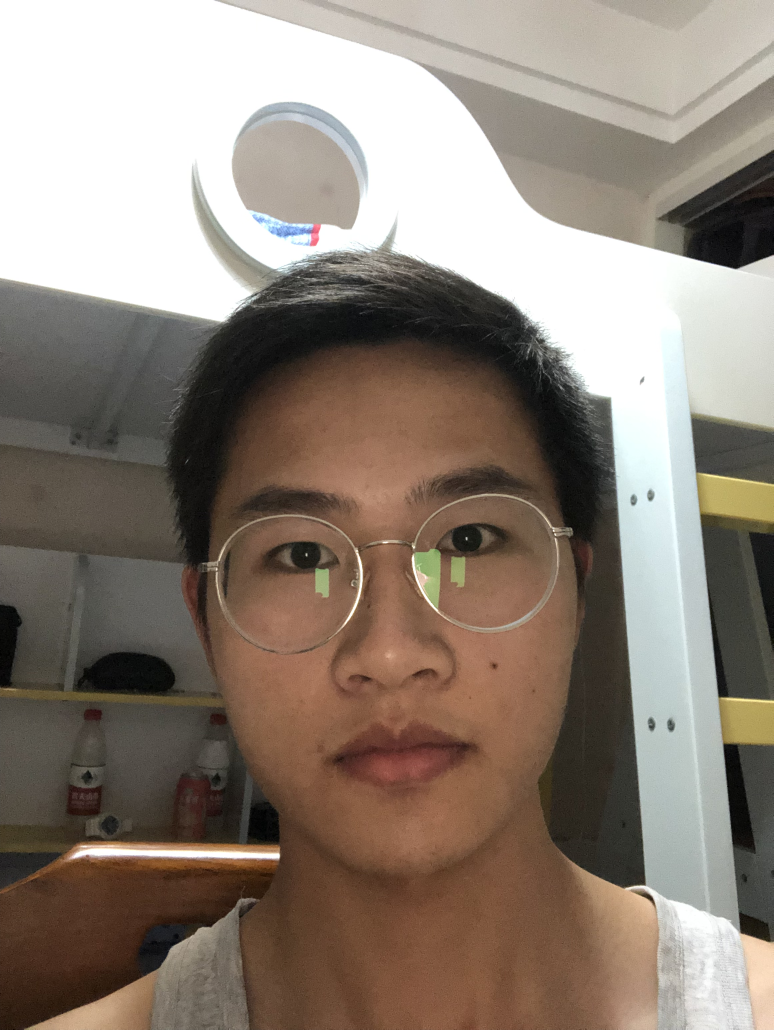
#> input picture America_python/TestCode/images/he.jpg, 2320 x 3088 px, found by its file name (shown at 1/3 size)
$ python '白平衡.py'
#> lines starting #> are read from the running program, lines starting #| are printed output that depends on the picture; long printed decimals are rounded
#!/usr/bin/env python
# -*- coding: utf-8 -*-
# @Time : 2019/7/29 19:13
# @Author : chenxin
# @Site :
# @File : 白平衡.py
# @Software: PyCharm
import cv2
import matplotlib.pyplot as plt

import numpy as np
from matplotlib import pyplot as plt
res = cv2.imread(r'images\he.jpg')
#> res is the input picture: shape (3088, 2320, 3); mean B, G, R 118.8, 129.6, 141.9
img=cv2.resize(res,(300,480),interpolation=cv2.INTER_CUBIC)
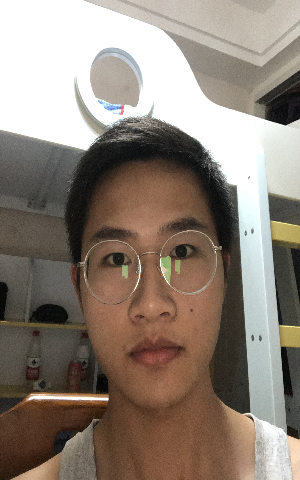
#> img: shape (480, 300, 3); mean B, G, R 118.8, 129.6, 141.9
#img = cv2.imread('images/4.jpg')
b, g, r = cv2.split(img)
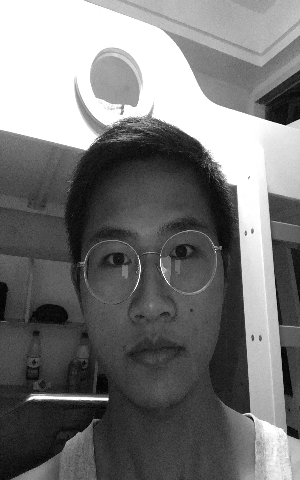
#> b: shape (480, 300); min 0, max 255, mean 118.8
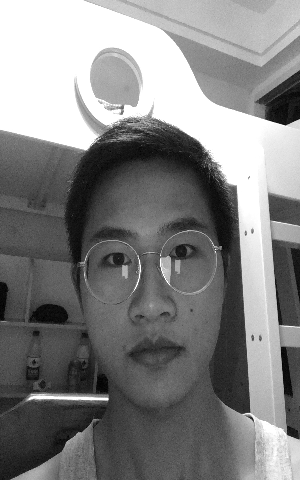
#> g: shape (480, 300); min 0, max 255, mean 129.6
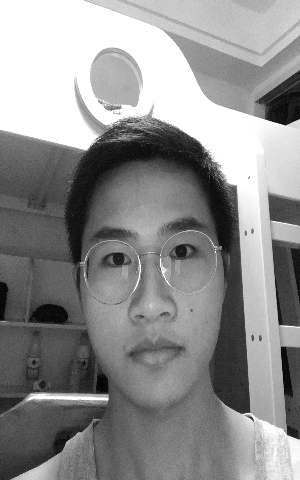
#> r: shape (480, 300); min 0, max 255, mean 141.9
cv2.imshow('yuantu', img)
"""
YUV空间
"""
def con_num(x):
    if x > 0:
        return 1
    if x < 0:
        return -1
    if x == 0:
        return 0

yuv_img = cv2.cvtColor(img, cv2.COLOR_BGR2YCrCb)
#> yuv_img: shape (480, 300, 3); mean of channels 0, 1, 2 132, 135, 120.5
(y, u, v) = cv2.split(yuv_img)
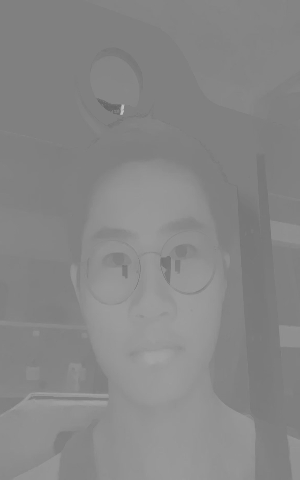
#> u: shape (480, 300); min 102, max 194, mean 135
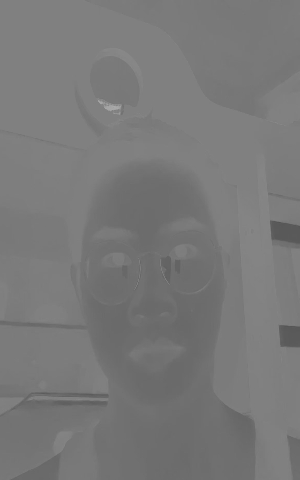
#> v: shape (480, 300); min 83, max 170, mean 120.5
# y, u, v = cv2.split(img)
m, n = y.shape
#> m = 480; n = 300
sum_u, sum_v = 0, 0
max_y = np.max(y.flatten())
#> max_y = 255
print(max_y)
#| 255
for i in range(m):
    for j in range(n):
        sum_u = sum_u + u[i][j]
        sum_v = sum_v + v[i][j]
#> after the loop, sum_u = 19444803; sum_v = 17357710

avl_u = sum_u / (m * n)
#> avl_u = 135
avl_v = sum_v / (m * n)
#> avl_v = 120.5
du, dv = 0, 0
print(avl_u,avl_v)
#| 135.033 120.540
for i in range(m):
    for j in range(n):
        du = du + np.abs(u[i][j] - avl_u)
        dv = dv + np.abs(v[i][j] - avl_v)
#> after the loop, du = 1157251.7; dv = 953436.6

avl_du = du / (m * n)
#> avl_du = 8.04
avl_dv = dv / (m * n)
#> avl_dv = 6.62
num_y, yhistogram, ysum = np.zeros(y.shape), np.zeros(256), 0
#> yhistogram = 256 values from 0 to 0; ysum = 0
for i in range(m):
    for j in range(n):
        value = 0
        if np.abs(u[i][j] - (avl_u + avl_du * con_num(avl_u))) < 0.5 * avl_du or np.abs(
                v[i][j] - (avl_v + avl_dv * con_num(avl_v))) < 0.5 * avl_dv:
            value = 1
        else:
            value = 0

        if value <= 0:
            continue
        num_y[i][j] = y[i][j]
        yhistogram[int(num_y[i][j])] = 1 + yhistogram[int(num_y[i][j])]
        ysum += 1
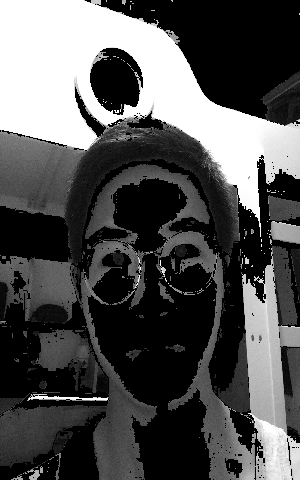
#> num_y: shape (480, 300) float64; min 0, max 255, mean 80.8
#> after the loop, yhistogram = 256 values, max 23352 at index 255, min 3 at index 0, mean 321.5; ysum = 82304
print(yhistogram.shape)
#| (256,)
sum_yhistogram = 0
# hists2, bins = np.histogram(yhistogram, 256, [0, 256])
# print(hists2)
Y = 255
num, key = 0, 0
while Y >= 0:
    num += yhistogram[Y]
    if num > 0.1 * ysum:
        key = Y
        break
    Y = Y-1
#> this loop made 1 pass
#> num on pass 1: 23352
#> after the loop, Y = 255; num = 23352
print(key)
sum_r, sum_g, sum_b, num_rgb = 0, 0, 0, 0
for i in range(m):
    for j in range(n):
        if num_y[i][j] > key:
            sum_r = sum_r + r[i][j]
            sum_g = sum_g + g[i][j]
            sum_b = sum_b + b[i][j]
            num_rgb += 1
#> after the loop, num_rgb = 0; sum_b = 0; sum_g = 0; sum_r = 0

#> (the run stopped early here; a loop or call above may not have finished)

$ run again, with America_python/TestCode/images/4.jpg copied over America_python/TestCode/images/he.jpg
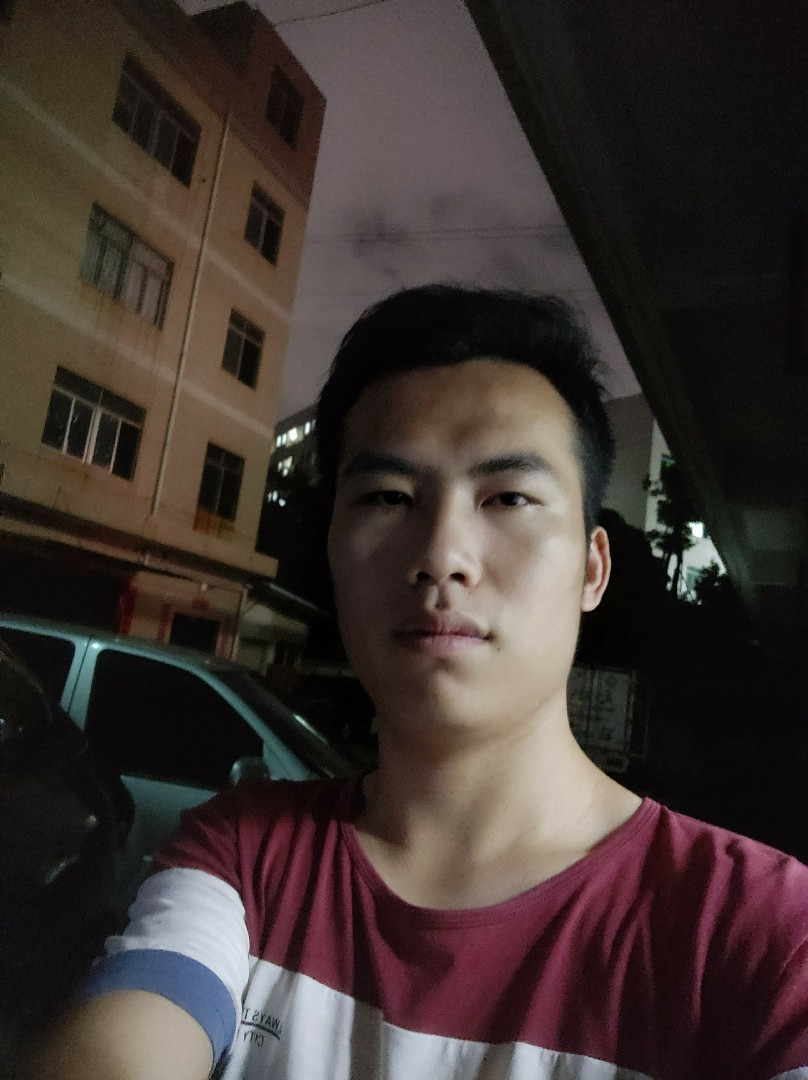
#> input picture America_python/TestCode/images/4.jpg, 808 x 1080 px, found by its file name
#> res is the input picture: shape (1080, 808, 3); mean B, G, R 49.3, 52.4, 63.1
#> yuv_img: shape (480, 300, 3); mean of channels 0, 1, 2 55.3, 133.6, 124.6
#> max_y = 255
#| 255
#> after the loop `for i in range(m):`: sum_u = 19243733; sum_v = 17942621
#> avl_u = 133.6
#> avl_v = 124.6
#| 133.637 124.602
#> after the loop `for i in range(m):`: du = 818670.6; dv = 631210
#> avl_du = 5.69
#> avl_dv = 4.38
#> after the loop `for i in range(m):`:
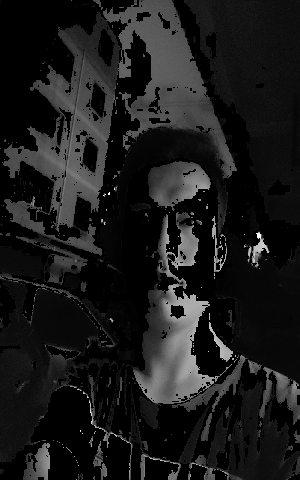
#> num_y: shape (480, 300) float64; min 0, max 255, mean 26.4
#> after the loop `for i in range(m):`: yhistogram = 256 values, max 3861 at index 8, min 0 at index 209, mean 327; ysum = 83720
#| (256,)
#> the loop `while Y >= 0:` made 157 passes
#> num on passes 1 to 3: 1, 3, 6
#> after the loop `while Y >= 0:`: Y = 99; num = 8530
#> after the loop `for i in range(m):`: num_rgb = 8244; sum_b = 962420; sum_g = 1081857; sum_r = 1223362
#> avl_r = 148.4
#> avl_g = 116.7
#> `img_0 = cv2.merge([b, g, r])`:
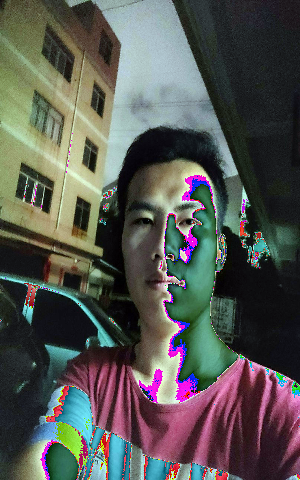
#> img_0: shape (480, 300, 3); mean B, G, R 82, 86.6, 85.7

$ run again, with America_python/TestCode/images/1.jpg copied over America_python/TestCode/images/he.jpg
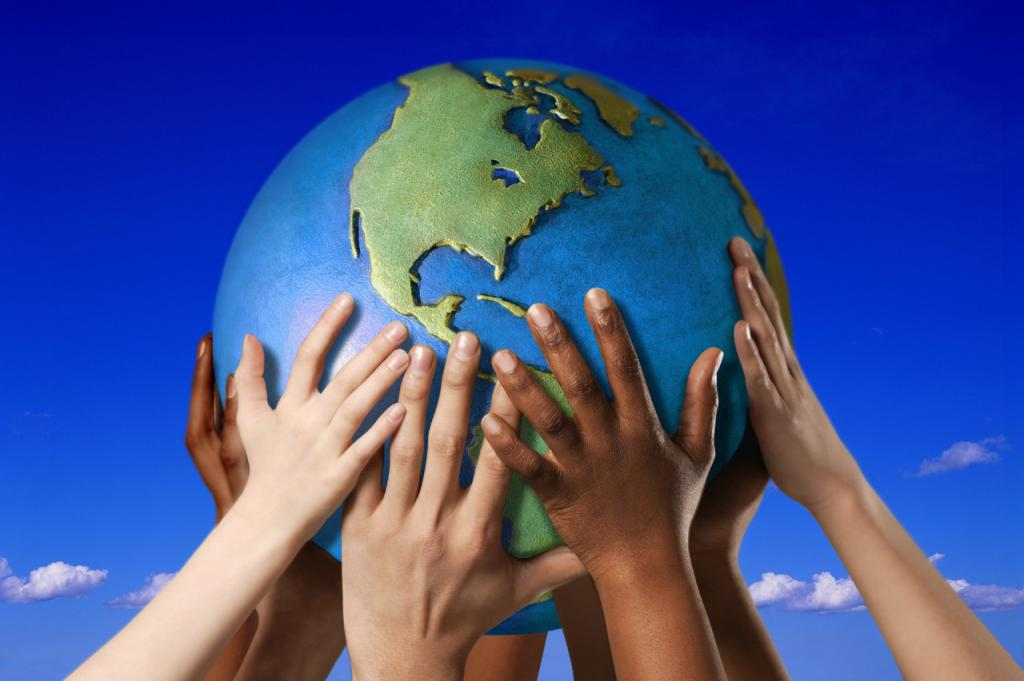
#> input picture America_python/TestCode/images/1.jpg, 1024 x 681 px, found by its file name
#> res is the input picture: shape (681, 1024, 3); mean B, G, R 145.4, 81.5, 66.2
#> yuv_img: shape (480, 300, 3); mean of channels 0, 1, 2 84.2, 115.1, 162.5
#> max_y = 248
#| 248
#> after the loop `for i in range(m):`: sum_u = 16581042; sum_v = 23402976
#> avl_u = 115.1
#> avl_v = 162.5
#| 115.146 162.521
#> after the loop `for i in range(m):`: du = 3094693; dv = 5755942.9
#> avl_du = 21.49
#> avl_dv = 39.97
#> after the loop `for i in range(m):`:
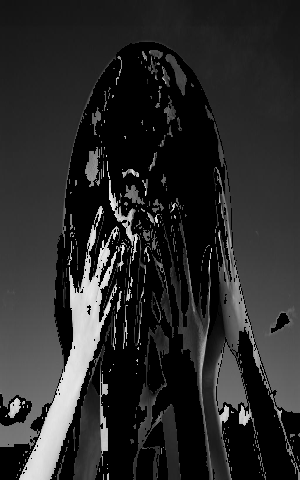
#> num_y: shape (480, 300) float64; min 0, max 248, mean 42.6
#> after the loop `for i in range(m):`: yhistogram = 256 values, max 2227 at index 35, min 0 at index 0, mean 350.8; ysum = 89793
#| (256,)
#> the loop `while Y >= 0:` made 116 passes
#> num on passes 1 to 8: 0, 0, 0, 0, 0, 0, 0, 2
#> after the loop `while Y >= 0:`: Y = 140; num = 9052
#> after the loop `for i in range(m):`: num_rgb = 8978; sum_b = 1625092; sum_g = 1782375; sum_r = 1992376
#> avl_r = 221.9
#> avl_g = 181
#> `img_0 = cv2.merge([b, g, r])`:
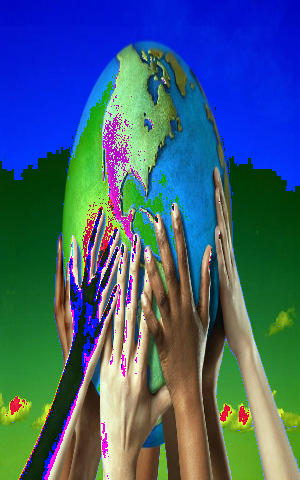
#> img_0: shape (480, 300, 3); mean B, G, R 118.8, 95.1, 63.7

$ run again, with America_python/TestCode/images/3.jpg copied over America_python/TestCode/images/he.jpg
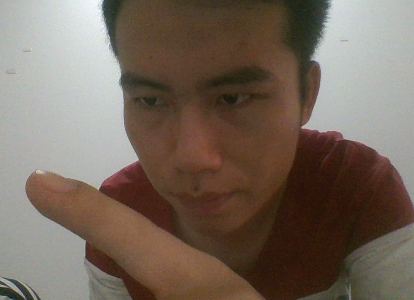
#> input picture America_python/TestCode/images/3.jpg, 414 x 300 px, found by its file name
#> res is the input picture: shape (300, 414, 3); mean B, G, R 92, 103.8, 118.1
#> yuv_img: shape (480, 300, 3); mean of channels 0, 1, 2 106.7, 136.1, 119.7
#> max_y = 250
#| 250
#> after the loop `for i in range(m):`: sum_u = 19603037; sum_v = 17233203
#> avl_u = 136.1
#> avl_v = 119.7
#| 136.132 119.675
#> after the loop `for i in range(m):`: du = 1120851.2; dv = 816500
#> avl_du = 7.78
#> avl_dv = 5.67
#> after the loop `for i in range(m):`: yhistogram = 256 values, max 1582 at index 68, min 0 at index 0, mean 343.2; ysum = 87851
#| (256,)
#> the loop `while Y >= 0:` made 64 passes
#> num on passes 1 to 8: 0, 0, 0, 0, 0, 0, 0, 0
#> after the loop `while Y >= 0:`: Y = 192; num = 9116
#> after the loop `for i in range(m):`: num_rgb = 8454; sum_b = 1698543; sum_g = 1731638; sum_r = 1686770
#> avl_r = 199.5
#> avl_g = 200.9
#> `img_0 = cv2.merge([b, g, r])`:
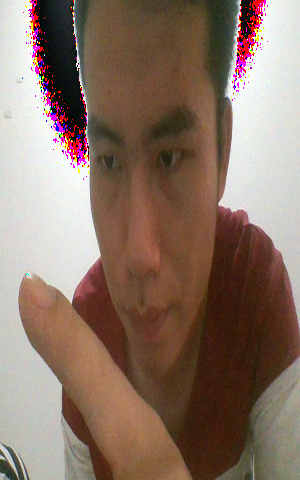
#> img_0: shape (480, 300, 3); mean B, G, R 102.4, 115.9, 138.4
